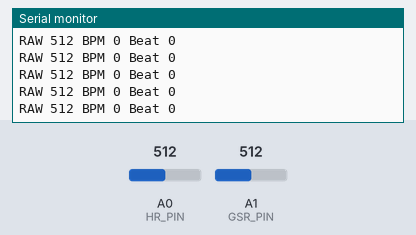
This sketch was run on a simulated Arduino Uno, built with avr-gcc and run on an emulated ATmega328P. Shown: the last lines printed to the serial monitor. The inputs (shaded band) are chosen by the test bench; at power-on: A0 (HR_PIN) = 512, A1 (GSR_PIN) = 512.

Above: at 3.4 s.
3.5 s: A0 (HR_PIN) set to 539
At 4.4 s:
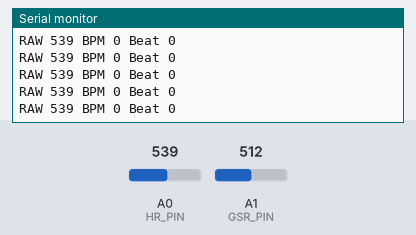
6.5 s: A0 (HR_PIN) set to 573
At 7.3 s:
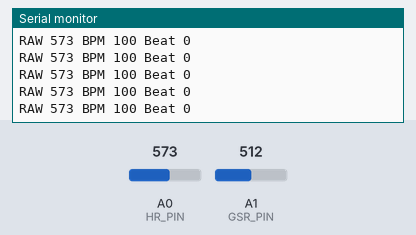
Timing chart, 0 to 9.5 s (numbered marks = the images above; inputs shaded):
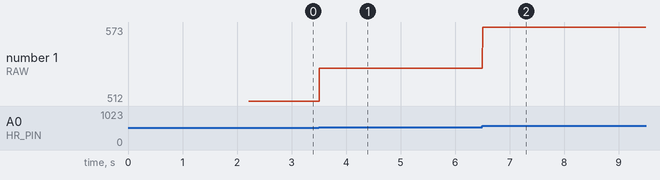

Measured:
- after the input at 3.5 s, the serial monitor: prints a new line at once (image 1)
- after the input at 6.5 s, the serial monitor: prints a new line at once (image 2)
- plotted number 1: 512 → 539 after the input at 3.5 s, 539 → 573 after the input at 6.5 s

The sketch:

final.ino
```cpp
// Heart_GSR_A0_A1.ino
// Heart sensor -> A0, GSR -> A1
// Serial outputs:
//   ECG each sample: "RAW <int> BPM <int> Beat <0/1>"
//   GSR each update: "Value2 <int> Value4 <int> Contact <0/1>"

const int HR_PIN = A0;
const int GSR_PIN = A1;

// ---------- Heart (ECG / Pulse) settings ----------
const unsigned long SAMPLE_PERIOD_US = 4000UL; // 4 ms -> ~250 Hz
const unsigned long PEAK_MIN_GAP_MS = 600;     // min ms between beats (debounce)
const unsigned long PULSE_MS = 120;            // beat pulse width (ms)
int offset = 36;                               // threshold offset (adjust to sensor)
const int WINDOW_BEATS = 6;                    // smoothing window for BPM
float baseline_hr = 512.0;
const float BASELINE_ALPHA = 0.001;            // baseline tracking rate

unsigned long nextSampleMicros = 0;
unsigned long lastPeakTime = 0;
unsigned long lastPulseEnd = 0;
bool pulseOn = false;
int beatOut = 0;
float bpm = 0.0;
unsigned long intervals[WINDOW_BEATS];
int intervalIdx = 0;
int intervalCount = 0;

// ---------- GSR settings ----------
const float smoothFactor = 0.18; // smoothing for filtered value
const int OVERSAMPLE = 16;       // oversample reads for stability
const int VAR_WINDOW = 40;       // window for variance/stddev
const float STDDEV_THRESHOLD = 2.0;
const float DIFF_THRESHOLD = 6.0;
const int DELAY_MS_GSR = 100;    // GSR update rate ~10Hz

float filtered_gsr = 0.0;
float baseline_gsr = 600.0;

int rawBuffer[VAR_WINDOW];
int varIdx = 0;
int varCount = 0;
unsigned long lastGsrMillis = 0;

void setup() {
  Serial.begin(115200);
  delay(200);

  // --- init heart baseline (quick average) ---
  long sum = 0;
  for (int i = 0; i < 200; i++) {
    sum += analogRead(HR_PIN);
    delay(2);
  }
  baseline_hr = sum / 200.0;
  nextSampleMicros = micros();

  // --- init GSR baseline (oversampled average) ---
  long ssum = 0;
  const int INIT_SAMPLES = 200;
  for (int i = 0; i < INIT_SAMPLES; i++) {
    long s = 0;
    for (int k = 0; k < OVERSAMPLE; k++) {
      s += analogRead(GSR_PIN);
      delayMicroseconds(200);
    }
    int avg = s / OVERSAMPLE;
    ssum += avg;
    delay(3);
  }
  filtered_gsr = ssum / (float)INIT_SAMPLES;
  baseline_gsr = filtered_gsr;
  for (int i = 0; i < VAR_WINDOW; i++) rawBuffer[i] = (int)filtered_gsr;
  varIdx = 0;
  varCount = VAR_WINDOW;

  lastGsrMillis = millis();
}

void loop() {
  // ---------------- Heart sampling (~250Hz) ----------------
  unsigned long nowMicros = micros();
  if (nowMicros >= nextSampleMicros) {
    nextSampleMicros += SAMPLE_PERIOD_US;

    unsigned long nowMs = millis();
    int raw = analogRead(HR_PIN); // 0..1023

    // update slow baseline
    baseline_hr = baseline_hr * (1.0 - BASELINE_ALPHA) + raw * BASELINE_ALPHA;
    int threshold = int(baseline_hr) + offset;

    // rising edge detection for peak
    if (!pulseOn && raw > threshold && (nowMs - lastPeakTime) > PEAK_MIN_GAP_MS) {
      if (lastPeakTime != 0) {
        unsigned long interval = nowMs - lastPeakTime;
        intervals[intervalIdx] = interval;
        intervalIdx = (intervalIdx + 1) % WINDOW_BEATS;
        if (intervalCount < WINDOW_BEATS) intervalCount++;
        // compute smoothed BPM (avg of intervals)
        unsigned long sumI = 0;
        for (int i = 0; i < intervalCount; i++) sumI += intervals[i];
        if (sumI > 0) {
          float avgInterval = sumI / (float)intervalCount;
          bpm = 60000.0f / avgInterval;
        }
      }
      lastPeakTime = nowMs;
      pulseOn = true;
      lastPulseEnd = nowMs + PULSE_MS;
      beatOut = 1;
    }

    // end pulse
    if (pulseOn && nowMs >= lastPulseEnd) {
      pulseOn = false;
      beatOut = 0;
    }

    // long gap -> reset bpm to avoid stale value
    if ((nowMs - lastPeakTime) > 5000) {
      bpm = 0.0;
      intervalCount = 0;
      intervalIdx = 0;
    }

    // output ECG line (per-sample)
    Serial.print("RAW ");
    Serial.print(raw);
    Serial.print(" BPM ");
    Serial.print((int)round(bpm));
    Serial.print(" Beat ");
    Serial.println(beatOut);
  }

  // ---------------- GSR sampling (~10Hz) ----------------
  unsigned long nowMillis = millis();
  if (nowMillis - lastGsrMillis >= (unsigned long)DELAY_MS_GSR) {
    lastGsrMillis = nowMillis;

    // oversampled read
    long s = 0;
    for (int i = 0; i < OVERSAMPLE; i++) {
      s += analogRead(GSR_PIN);
      delayMicroseconds(200);
    }
    int raw = s / OVERSAMPLE;

    // push into variance buffer
    rawBuffer[varIdx] = raw;
    varIdx = (varIdx + 1) % VAR_WINDOW;
    if (varCount < VAR_WINDOW) varCount++;

    // smoothing
    filtered_gsr = filtered_gsr * (1.0 - smoothFactor) + raw * smoothFactor;

    // very slow baseline
    baseline_gsr = baseline_gsr * 0.997 + filtered_gsr * 0.003;

    float signal = filtered_gsr - baseline_gsr;

    // compute stddev
    float mean = 0.0;
    for (int i = 0; i < varCount; i++) mean += rawBuffer[i];
    mean /= max(1, varCount);

    float varv = 0.0;
    for (int i = 0; i < varCount; i++) {
      float d = rawBuffer[i] - mean;
      varv += d * d;
    }
    varv /= max(1, varCount);
    float stddev = sqrt(varv);

    // contact detection
    int contact = 1;
    if (stddev < STDDEV_THRESHOLD && fabs(filtered_gsr - baseline_gsr) < DIFF_THRESHOLD) {
      contact = 0;
    }

    int outValue2 = (int)round(filtered_gsr);
    int outValue4 = (int)round(signal);

    Serial.print("Value2 ");
    Serial.print(outValue2);
    Serial.print(" Value4 ");
    Serial.print(outValue4);
    Serial.print(" Contact ");
    Serial.println(contact);
  }

  // loop non-blocking; small micro-delays are inside GSR oversampling only
}
    
```
